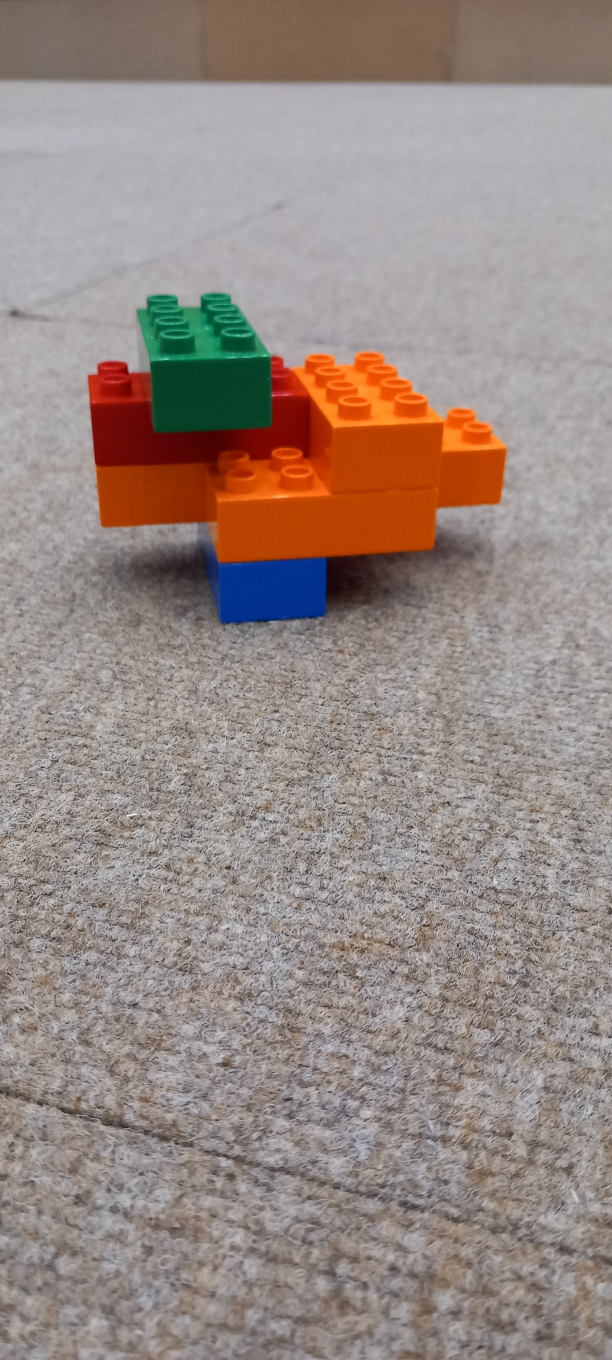
#> input picture lego_dataset/images/train/20260604_164229.jpg, 1836 x 4080 px (shown at 1/3 size)
$ python -i autolabel.py   (imports and definitions only)
#> lines starting #> are read from the running program, lines starting #| are printed output that depends on the picture; after the words box and inside, x2 and y2 are one past the last pixel; in counts of white or black regions, pixels touching at a corner belong together
#> further down, picture is the input picture: shape (4080, 1836, 3); mean B, G, R 132.7, 138.2, 151.8
#!/usr/bin/env python3
"""
Auto-label Duplo block images by colour using HSV saturation thresholding.
Outputs YOLO labels to ml/work/labels/; filenames starting with "ground" get empty label files.
"""
import os
import glob
import math
import cv2
import numpy as np

ROOT = os.path.dirname(os.path.dirname(os.path.dirname(os.path.abspath(__file__))))
IMG_DIR = os.path.join(ROOT, "images")
OUT_LBL = os.path.join(ROOT, "ml", "work", "labels")
WORK = os.path.join(ROOT, "ml", "work")
# [1 line not run here, left out]

PROC_W = 720          # downscale width for segmentation (speed; box is normalised)
MIN_BLOB_FRAC = 0.004 # ignore colour specks smaller than this fraction of the image
PAD_FRAC = 0.02       # pad the final box by this fraction of image size
SAT_FLOOR = 45        # never threshold saturation below this (0-255)


def segment_box(img_bgr):
    """Return (xc, yc, w, h) normalised box of the block, or None on failure."""
    h0, w0 = img_bgr.shape[:2]
#> h0 = 4080; w0 = 1836
    scale = PROC_W / w0
#> scale = 0.392
    img = cv2.resize(img_bgr, (PROC_W, int(round(h0 * scale))), interpolation=cv2.INTER_AREA)
    h, w = img.shape[:2]
#> h = 1600; w = 720

    hsv = cv2.cvtColor(img, cv2.COLOR_BGR2HSV)
#> hsv: shape (1600, 720, 3); mean H, S, V 51.7, 42.7, 154.8
    S = hsv[:, :, 1]
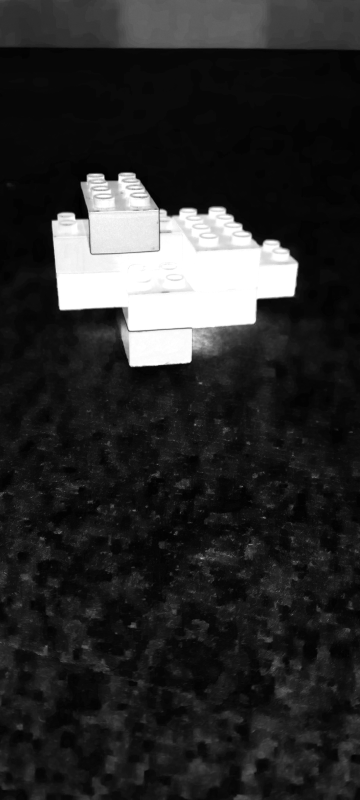
#> S: shape (1600, 720) (shown at 1/2 size); min 0, max 255, mean 42.7
    S = cv2.GaussianBlur(S, (5, 5), 0)

    otsu, _ = cv2.threshold(S, 0, 255, cv2.THRESH_BINARY + cv2.THRESH_OTSU)
#> otsu = 130
    thr = max(otsu, SAT_FLOOR)
#> thr = 130
    mask = (S > thr).astype(np.uint8) * 255
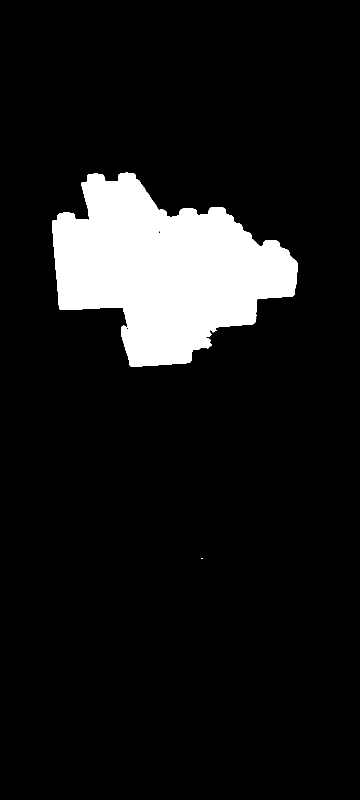
#> mask: shape (1600, 720) (shown at 1/2 size); 9.9% white; 2 white regions (1 under 20 px), largest, box (x1, y1, x2, y2) and area: (104, 345, 596, 734) 114265

    # close gaps between studs / adjacent bricks, then drop tiny noise
    k = max(3, int(0.015 * min(h, w)) | 1)
#> k = 11
    close_k = cv2.getStructuringElement(cv2.MORPH_ELLIPSE, (k, k))
    open_k = cv2.getStructuringElement(cv2.MORPH_ELLIPSE, (3, 3))
    mask = cv2.morphologyEx(mask, cv2.MORPH_OPEN, open_k)
#> mask: shape (1600, 720); 9.9% white; 1 white region, box (x1, y1, x2, y2) and area: (104, 345, 596, 734) 114258
    mask = cv2.morphologyEx(mask, cv2.MORPH_CLOSE, close_k)
#> mask: shape (1600, 720); 9.9% white; 1 white region

    # fill outer contours so neutral bricks enclosed by coloured ones are kept
    cnts, _ = cv2.findContours(mask, cv2.RETR_EXTERNAL, cv2.CHAIN_APPROX_SIMPLE)
#> cnts = 1 contour; box (x1, y1, x2, y2) and area: (104, 345, 596, 734) 113699
    if not cnts:
        return None
    img_area = float(h * w)
#> img_area = 1152000
    big = [c for c in cnts if cv2.contourArea(c) >= MIN_BLOB_FRAC * img_area]
#> big has the same summary as cnts
    if not big:
        # nothing big enough: fall back to the single largest contour
        big = [max(cnts, key=cv2.contourArea)]

    filled = np.zeros((h, w), np.uint8)
    cv2.drawContours(filled, big, -1, 255, thickness=cv2.FILLED)

    ys, xs = np.where(filled > 0)
    if xs.size == 0:
        return None
    x0, x1 = xs.min(), xs.max()
#> x0 = 104; x1 = 595
    y0, y1 = ys.min(), ys.max()
#> y0 = 345; y1 = 733

    # pad
    px = PAD_FRAC * w
#> px = 14.4
    py = PAD_FRAC * h
#> py = 32
    x0 = max(0, x0 - px); y0 = max(0, y0 - py)
#> after `x0 = max(0, x0 - px)`: x0 = 89.6
#> after `y0 = max(0, y0 - py)`: y0 = 313
    x1 = min(w - 1, x1 + px); y1 = min(h - 1, y1 + py)
#> after `x1 = min(w - 1, x1 + px)`: x1 = 609.4
#> after `y1 = min(h - 1, y1 + py)`: y1 = 765

    xc = (x0 + x1) / 2.0 / w
#> xc = 0.485
    yc = (y0 + y1) / 2.0 / h
#> yc = 0.337
    bw = (x1 - x0) / w
#> bw = 0.722
    bh = (y1 - y0) / h
#> bh = 0.282
    return (xc, yc, bw, bh)


# [68 lines left out: function main, not called in this run]


# [2 lines not run here, left out]

>>> import cv2
>>> picture = cv2.imread('../../lego_dataset/images/train/20260604_164229.jpg')
>>> result = segment_box(picture)
#> result = (0.485, 0.337, 0.722, 0.282)
